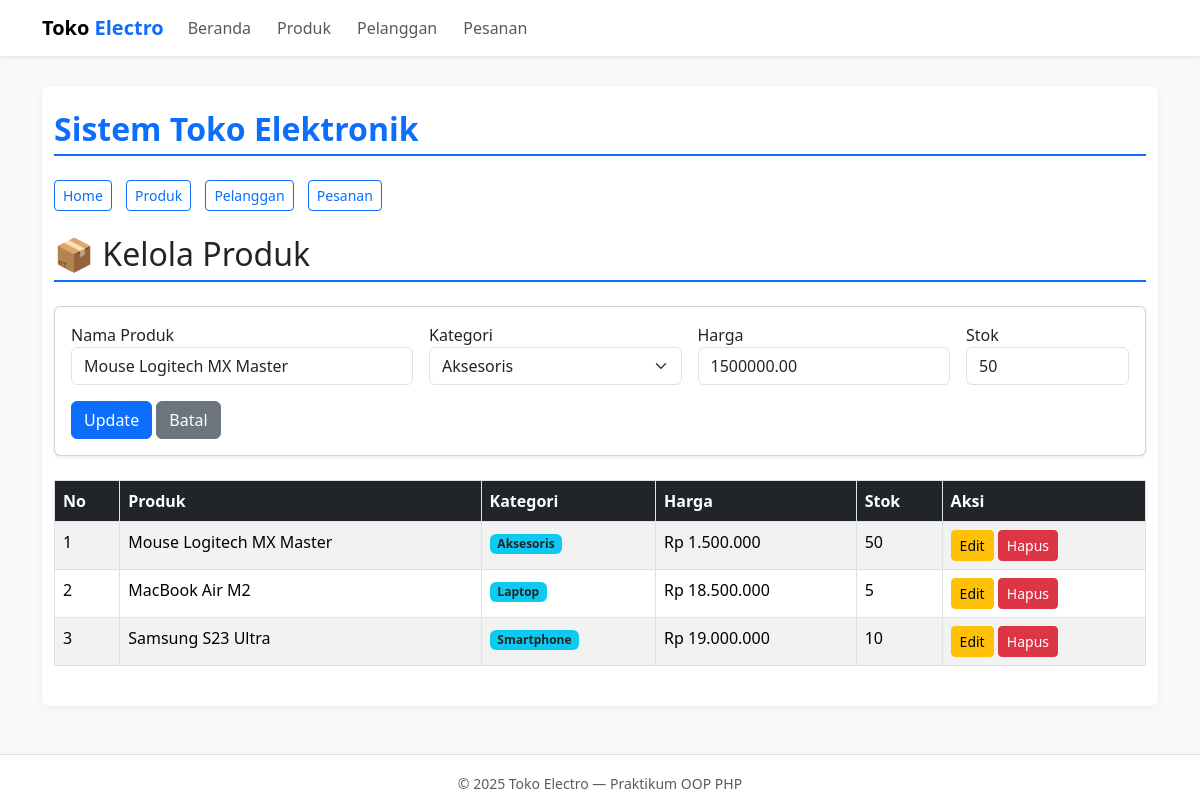
Screenshot of /index.php?page=products&edit=3 with the database file from the repository.
### tables this page shows
CREATE TABLE products (
    id INT AUTO_INCREMENT PRIMARY KEY,
    category_id INT,
    name VARCHAR(100) NOT NULL,
    price DECIMAL(10,2) NOT NULL,
    stock INT NOT NULL DEFAULT 0,
    FOREIGN KEY (category_id) REFERENCES categories(id) ON DELETE SET NULL
);

CREATE TABLE categories (
    id INT AUTO_INCREMENT PRIMARY KEY,
    name VARCHAR(50) NOT NULL UNIQUE
);

### config/db.php (called while the page is built, shortened)
<?php
class Database {
    private $host = "localhost";
    private $db_name = "electronic_store_v2";
    private $username = "root";
    private $password = "";
    public function getConnection() {
        $this->conn = null;
        try {
            $this->conn = new PDO("mysql:host=" . $this->host . ";dbname=" . $this->db_name, $this->username, $this->password);
            $this->conn->setAttribute(PDO::ATTR_ERRMODE, PDO::ERRMODE_EXCEPTION);
        } catch(PDOException $e) {
            die("Koneksi Gagal: " . $e->getMessage());
        }
        return $this->conn;
    }
}
?>

### class/Product.php (called while the page is built, shortened)
<?php
require_once __DIR__ . '/../config/db.php';
class Product {
    private $db;
    public function __construct() {
        $this->db = (new Database())->getConnection();
    }
    public function getAll() {
        $sql = "SELECT p.*, c.name as category_name
                FROM products p
                LEFT JOIN categories c ON p.category_id = c.id
                ORDER BY p.id DESC";
        return $this->db->query($sql)->fetchAll(PDO::FETCH_ASSOC);
    }
    public function getById($id) {
        $stmt = $this->db->prepare("SELECT * FROM products WHERE id = ?");
        $stmt->execute([$id]);
        return $stmt->fetch(PDO::FETCH_ASSOC);
    }
}
?>

### class/Category.php (called while the page is built)
<?php
require_once __DIR__ . '/../config/db.php';
class Category {
    private $db;
    public function __construct() {
        $this->db = (new Database())->getConnection();
    }
    public function getAll() {
        $stmt = $this->db->query("SELECT * FROM categories ORDER BY name ASC");
        return $stmt->fetchAll(PDO::FETCH_ASSOC);
    }
}
?>

### view/products.php (the view, shortened to what this page needs)
<?php
require_once __DIR__ . '/../class/Product.php';
require_once __DIR__ . '/../class/Category.php';
$product = new Product();
$category = new Category();
$dataProducts = $product->getAll();
$categories = $category->getAll();
$editData = isset($_GET['edit']) ? $product->getById($_GET['edit']) : null;
?>
<h2 class="mb-4">📦 Kelola Produk</h2>
<div class="card shadow-sm mb-4">
    <div class="card-body">
        <form method="POST" action="index.php?page=products">
            <div class="row g-3">
                <div class="col-md-4">
                    <label>Nama Produk</label>
                    <input type="text" name="name" class="form-control" required value="<?= $editData['name'] ?? '' ?>">
                </div>
                <div class="col-md-3">
                    <label>Kategori</label>
                    <select name="category_id" class="form-select" required>
                        <?php foreach ($categories as $cat): ?>
                            <option value="<?= $cat['id'] ?>" <?= ($editData && $editData['category_id'] == $cat['id']) ? 'selected' : '' ?>>
                                <?= $cat['name'] ?>
                            </option>
                        <?php endforeach; ?>
                    </select>
                </div>
                <div class="col-md-3">
                    <label>Harga</label>
                    <input type="number" name="price" class="form-control" required value="<?= $editData['price'] ?? '' ?>">
                </div>
                <div class="col-md-2">
                    <label>Stok</label>
                    <input type="number" name="stock" class="form-control" required value="<?= $editData['stock'] ?? '' ?>">
                </div>
            </div>
            <div class="mt-3">
                <button class="btn btn-primary"><?= $editData ? 'Update' : 'Simpan' ?></button>
                <?php if ($editData): ?><a href="index.php?page=products" class="btn btn-secondary">Batal</a><?php endif; ?>
            </div>
        </form>
    </div>
</div>
<table class="table table-striped">
    <thead class="table-dark"><tr><th>No</th><th>Produk</th><th>Kategori</th><th>Harga</th><th>Stok</th><th>Aksi</th></tr></thead>
    <tbody>
        <?php $no=1; foreach ($dataProducts as $row): ?>
        <tr>
            <td><?= $no++ ?></td>
            <td><?= htmlspecialchars($row['name']) ?></td>
            <td><span class="badge bg-info text-dark"><?= $row['category_name'] ?? '-' ?></span></td>
            <td>Rp <?= number_format($row['price'],0,',','.') ?></td>
            <td><?= $row['stock'] ?></td>
            <td>
                <a href="index.php?page=products&edit=<?= $row['id'] ?>" class="btn btn-sm btn-warning">Edit</a>
                <a href="index.php?page=products&delete=<?= $row['id'] ?>" onclick="return confirm('Hapus?')" class="btn btn-sm btn-danger">Hapus</a>
            </td>
        </tr>
        <?php endforeach; ?>
    </tbody>
</table>

### style.css (style rules this page uses)
body { font-family: Arial, sans-serif; margin: 0; background-color: #f8f9fa; }
h2 { color: #0d6efd; border-bottom: 2px solid #0d6efd; padding-bottom: 6px; }
table { width: 100%; border-collapse: collapse; margin-top: 20px; }
table th, table td { border: 1px solid #dee2e6; padding: 8px; text-align: left; }
table th { background: #0d6efd; color: white; }
.btn { padding: 5px 10px; border-radius: 4px; text-decoration: none; }

### view/partials/header.php (style rules this page uses)
body { background-color: #f8f9fa; }

### rows the page displays
products: name "Mouse Logitech MX Master", category_id "Aksesoris", price "1500000.00", stock "50", category.name "Aksesoris", price "1.500.000"
products: name "MacBook Air M2", category.name "Laptop", price "18.500.000", stock "5"
products: name "Samsung S23 Ultra", category.name "Smartphone", price "19.000.000", stock "10"
